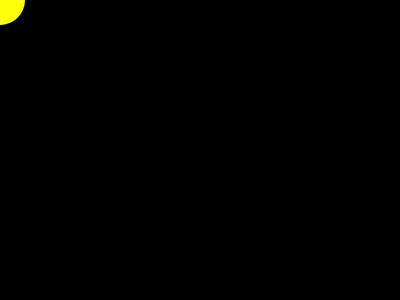
Frame 1 (no input)
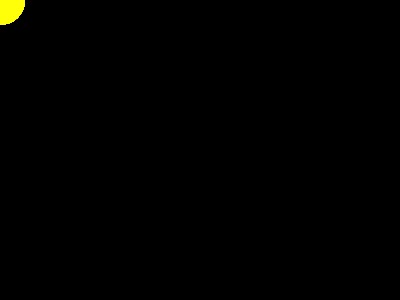
Frame 60 (no input)
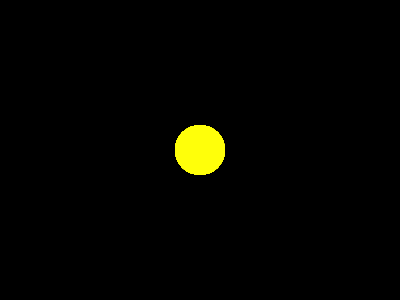
Frame 120 (the mouse pressed at the canvas centre since frame 60)

The p5.js sketch that drew these frames (run headless with seeded random() and noise() and a simulated clock; from frame 60 on, the mouse is pressed at the canvas centre):

// p5.js sketch
// ── sketch.js
function setup() {
  createCanvas(400, 300);
  background(0);
}

function draw() {
  
  noStroke();
  fill(255,300,10);
  circle(mouseX,mouseY,50);
}
  function mousePressed() {  
  background(0);
}
